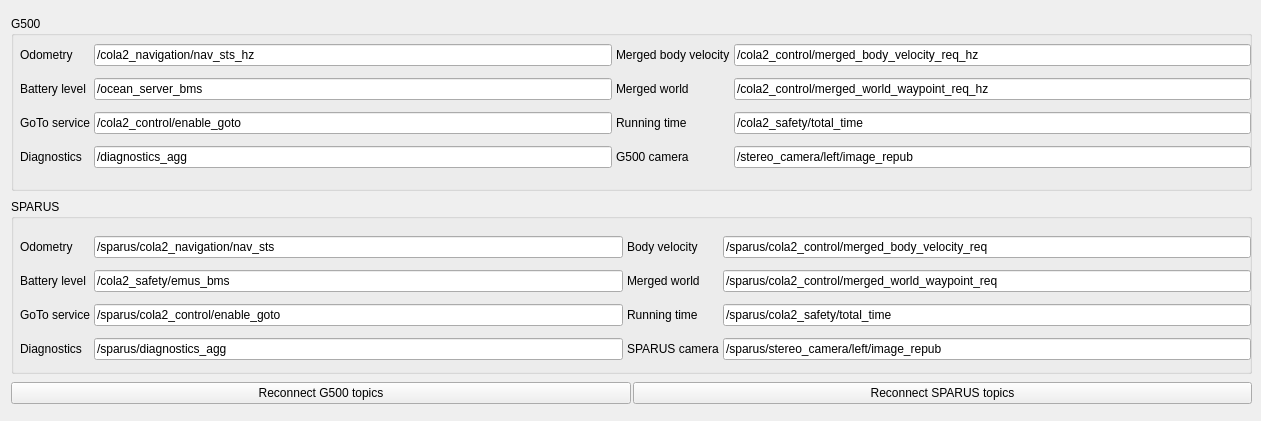
        <widget class="QWidget" name="mainTabs_settings">
         <attribute name="title">
          <string>VehicleControl Settings</string>
         </attribute>
         <widget class="QWidget" name="layoutWidget_1">
          <property name="geometry">
           <rect>
            <x>11</x>
            <y>11</y>
            <width>1241</width>
            <height>401</height>
           </rect>
          </property>
          <layout class="QVBoxLayout" name="verticalLayout_4">
           <property name="spacing">
            <number>3</number>
           </property>
           <property name="leftMargin">
            <number>0</number>
           </property>
           <property name="topMargin">
            <number>0</number>
           </property>
           <property name="bottomMargin">
            <number>0</number>
           </property>
           <item>
            <widget class="QGroupBox" name="groupBox_2">
             <property name="sizePolicy">
              <sizepolicy hsizetype="Expanding" vsizetype="Fixed">
               <horstretch>0</horstretch>
               <verstretch>0</verstretch>
              </sizepolicy>
             </property>
             <property name="minimumSize">
              <size>
               <width>0</width>
               <height>175</height>
              </size>
             </property>
             <property name="maximumSize">
              <size>
               <width>16777215</width>
               <height>175</height>
              </size>
             </property>
             <property name="title">
              <string>G500</string>
             </property>
             <widget class="QWidget" name="formLayoutWidget_2">
              <property name="geometry">
               <rect>
                <x>9</x>
                <y>20</y>
                <width>1231</width>
                <height>143</height>
               </rect>
              </property>
              <layout class="QGridLayout" name="gridLayout_2" rowstretch="0,0,0,0,0" rowminimumheight="0,0,0,0,0">
               <property name="bottomMargin">
                <number>0</number>
               </property>
               <property name="spacing">
                <number>4</number>
               </property>
               <item row="2" column="0">
                <widget class="QLabel" name="label_12">
                 <property name="text">
                  <string>Battery level</string>
                 </property>
                </widget>
               </item>
               <item row="2" column="1">
                <widget class="QLineEdit" name="g500TopicBatteryLevel">
                 <property name="text">
                  <string>/ocean_server_bms</string>
                 </property>
                </widget>
               </item>
               <item row="4" column="0">
                <widget class="QLabel" name="label_4">
                 <property name="text">
                  <string>Diagnostics</string>
                 </property>
                </widget>
               </item>
               <item row="0" column="0">
                <widget class="QLabel" name="label_11">
                 <property name="text">
                  <string>Odometry</string>
                 </property>
                </widget>
               </item>
               <item row="0" column="1">
                <widget class="QLineEdit" name="g500TopicOdometry">
                 <property name="text">
                  <string>/cola2_navigation/nav_sts_hz</string>
                 </property>
                </widget>
               </item>
               <item row="0" column="2">
                <widget class="QLabel" name="label_37">
                 <property name="text">
                  <string>Merged body velocity</string>
                 </property>
                </widget>
               </item>
               <item row="4" column="1">
                <widget class="QLineEdit" name="g500TopicDiagnostics">
                 <property name="text">
                  <string>/diagnostics_agg</string>
                 </property>
                </widget>
               </item>
               <item row="2" column="2">
                <widget class="QLabel" name="label_36">
                 <property name="text">
                  <string>Merged world</string>
                 </property>
                </widget>
               </item>
               <item row="0" column="3">
                <widget class="QLineEdit" name="g500TopicMergedBodyVel">
                 <property name="text">
                  <string>/cola2_control/merged_body_velocity_req_hz</string>
                 </property>
                </widget>
               </item>
               <item row="2" column="3">
                <widget class="QLineEdit" name="g500TopicMergedWorld">
                 <property name="text">
                  <string>/cola2_control/merged_world_waypoint_req_hz</string>
                 </property>
                </widget>
               </item>
               <item row="3" column="3">
                <widget class="QLineEdit" name="g500TopicRunningTime">
                 <property name="text">
                  <string>/cola2_safety/total_time</string>
                 </property>
                </widget>
               </item>
               <item row="3" column="2">
                <widget class="QLabel" name="label_3">
                 <property name="text">
                  <string>Running time</string>
                 </property>
                </widget>
               </item>
               <item row="3" column="1">
                <widget class="QLineEdit" name="g500TopicGoToService">
                 <property name="text">
                  <string>/cola2_control/enable_goto</string>
                 </property>
                </widget>
               </item>
               <item row="4" column="3">
                <widget class="QLineEdit" name="g500CameraTopic">
                 <property name="text">
                  <string>/stereo_camera/left/image_repub</string>
                 </property>
                </widget>
               </item>
               <item row="4" column="2">
                <widget class="QLabel" name="label_38">
                 <property name="text">
                  <string>G500 camera</string>
                 </property>
                </widget>
               </item>
               <item row="3" column="0">
                <widget class="QLabel" name="label_5">
                 <property name="text">
                  <string>GoTo service</string>
                 </property>
                </widget>
               </item>
              </layout>
             </widget>
            </widget>
           </item>
           <item>
            <widget class="QGroupBox" name="groupBox_4">
             <property name="sizePolicy">
              <sizepolicy hsizetype="Expanding" vsizetype="Fixed">
               <horstretch>0</horstretch>
               <verstretch>0</verstretch>
              </sizepolicy>
             </property>
             <property name="minimumSize">
              <size>
               <width>0</width>
               <height>175</height>
              </size>
             </property>
             <property name="maximumSize">
              <size>
               <width>16777215</width>
               <height>175</height>
              </size>
             </property>
             <property name="title">
              <string>SPARUS</string>
             </property>
             <widget class="QWidget" name="formLayoutWidget">
              <property name="geometry">
               <rect>
                <x>9</x>
                <y>29</y>
                <width>1231</width>
                <height>141</height>
               </rect>
              </property>
              <layout class="QGridLayout" name="gridLayout_4" columnstretch="0,0,0,0,0">
               <property name="spacing">
                <number>4</number>
               </property>
               <item row="2" column="2">
                <widget class="QLabel" name="label_40">
                 <property name="text">
                  <string>Running time</string>
                 </property>
                </widget>
               </item>
               <item row="1" column="1">
                <widget class="QLineEdit" name="sparusTopicBatteryLevel">
                 <property name="text">
                  <string>/cola2_safety/emus_bms</string>
                 </property>
                </widget>
               </item>
               <item row="2" column="1">
                <widget class="QLineEdit" name="sparusTopicGoToService">
                 <property name="text">
                  <string>/sparus/cola2_control/enable_goto</string>
                 </property>
                </widget>
               </item>
               <item row="0" column="0">
                <widget class="QLabel" name="label_6">
                 <property name="text">
                  <string>Odometry</string>
                 </property>
                </widget>
               </item>
               <item row="3" column="4">
                <widget class="QLineEdit" name="sparusCameraTopic">
                 <property name="text">
                  <string>/sparus/stereo_camera/left/image_repub</string>
                 </property>
                </widget>
               </item>
               <item row="1" column="0">
                <widget class="QLabel" name="label_7">
                 <property name="text">
                  <string>Battery level</string>
                 </property>
                </widget>
               </item>
               <item row="3" column="2">
                <widget class="QLabel" name="label_31">
                 <property name="text">
                  <string>SPARUS camera</string>
                 </property>
                </widget>
               </item>
               <item row="3" column="1">
                <widget class="QLineEdit" name="sparusTopicDiagnostics">
                 <property name="text">
                  <string>/sparus/diagnostics_agg</string>
                 </property>
                </widget>
               </item>
               <item row="0" column="1">
                <widget class="QLineEdit" name="sparusTopicOdometry">
                 <property name="text">
                  <string>/sparus/cola2_navigation/nav_sts</string>
                 </property>
                </widget>
               </item>
               <item row="1" column="2">
                <widget class="QLabel" name="label_39">
                 <property name="text">
                  <string>Merged world</string>
                 </property>
                </widget>
               </item>
               <item row="2" column="0">
                <widget class="QLabel" name="label_8">
                 <property name="text">
                  <string>GoTo service</string>
                 </property>
                </widget>
               </item>
               <item row="0" column="2">
                <widget class="QLabel" name="label_10">
                 <property name="text">
                  <string>Body velocity</string>
                 </property>
                </widget>
               </item>
               <item row="3" column="0">
                <widget class="QLabel" name="label_9">
                 <property name="text">
                  <string>Diagnostics</string>
                 </property>
                </widget>
               </item>
               <item row="0" column="4">
                <widget class="QLineEdit" name="sparusTopicMergedBodyVel">
                 <property name="text">
                  <string>/sparus/cola2_control/merged_body_velocity_req</string>
                 </property>
                </widget>
               </item>
               <item row="1" column="4">
                <widget class="QLineEdit" name="sparusTopicMergedWorld">
                 <property name="text">
                  <string>/sparus/cola2_control/merged_world_waypoint_req</string>
                 </property>
                </widget>
               </item>
               <item row="2" column="4">
                <widget class="QLineEdit" name="sparusTopicRunningTime">
                 <property name="text">
                  <string>/sparus/cola2_safety/total_time</string>
                 </property>
                </widget>
               </item>
              </layout>
             </widget>
            </widget>
           </item>
           <item>
            <layout class="QHBoxLayout" name="horizontalLayout_4">
             <property name="spacing">
              <number>2</number>
             </property>
             <item>
              <widget class="QPushButton" name="g500TopicsButton">
               <property name="text">
                <string>Reconnect G500 topics</string>
               </property>
              </widget>
             </item>
             <item>
              <widget class="QPushButton" name="sparusTopicsButton">
               <property name="text">
                <string>Reconnect SPARUS topics</string>
               </property>
              </widget>
             </item>
            </layout>
           </item>
          </layout>
         </widget>
        </widget>
